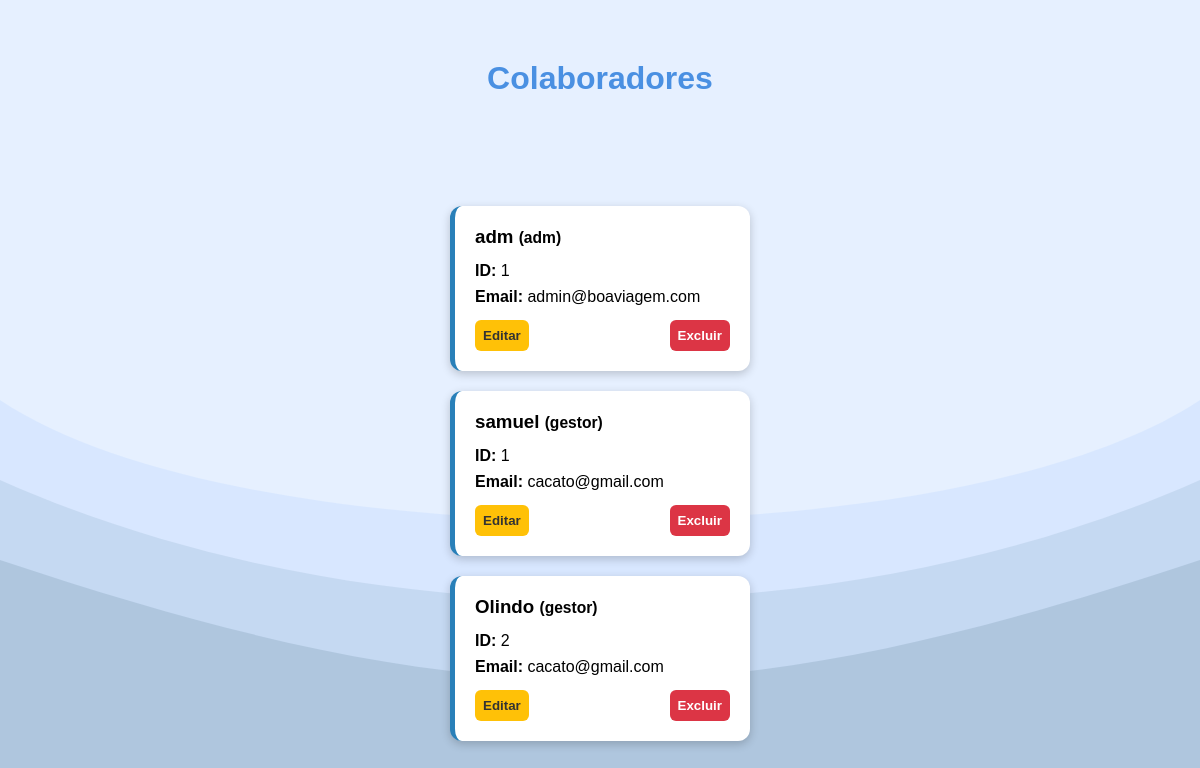
Before: /adm/colaboradores (signed in) with the older database file.
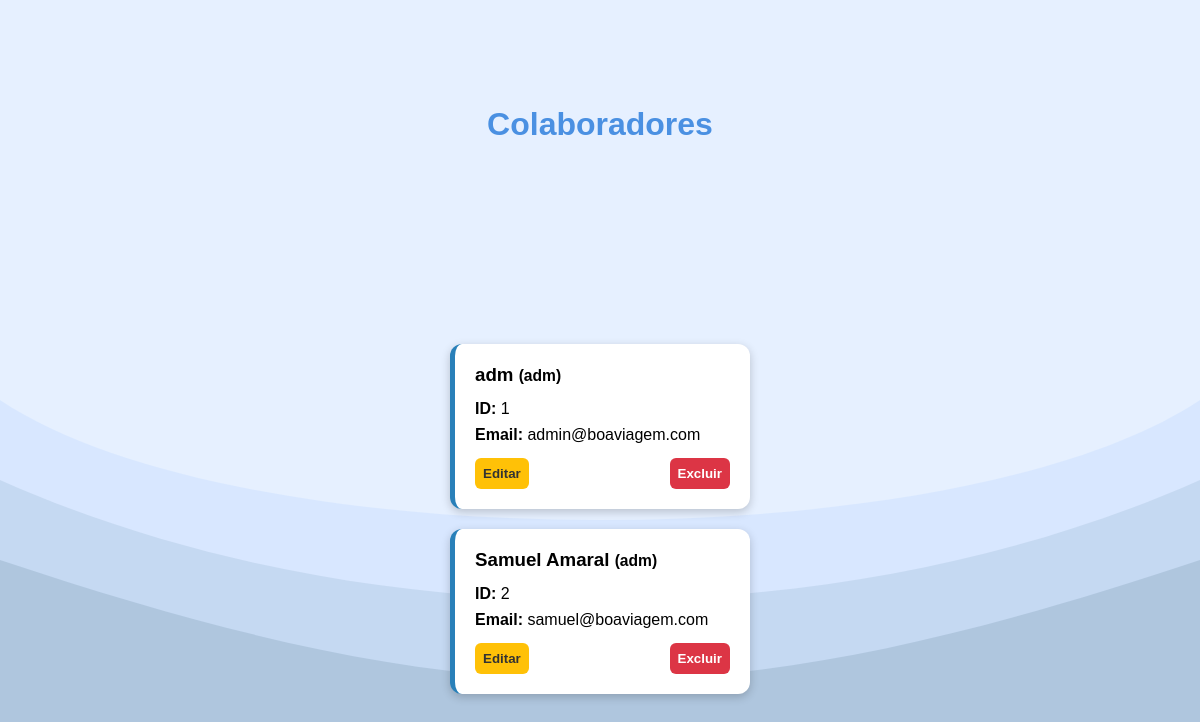
After: the same page with the newer database file.
### Database/models/adm.py (models this page shows)
class Adm(BaseModel):
    id_adm = AutoField()
    nome = CharField(max_length=150)
    email = CharField(max_length=150)
    senha = CharField(max_length=255)
    criado_em = DateTimeField(default=datetime.datetime.now)
    class Meta:
        table_name = "adm"

### Database/models/gestor.py (models this page shows)
class Gestor(BaseModel):
    id_gestor = AutoField()
    nome = CharField(max_length=150)
    email = CharField(max_length=150)
    senha = CharField(max_length=255)
    criado_em = DateTimeField(default=datetime.datetime.now)
    atualizado_em = DateTimeField(default=datetime.datetime.now)
    class Meta:
        table_name = "gestor"

### routes/adm.py (the view, shortened to what this page needs)
@rota_adm.route('/colaboradores', methods=['GET'])
def ver_colaboradores():
    check = validar_adm()
    if check:
        return check
    administradores = list(Adm.select().dicts())
    cuidadores = list(Cuidadores.select().dicts())
    gestores = list(Gestor.select().dicts())
    colaboradores = []
    for adm in administradores:
        colaboradores.append({
            'id': adm['id_adm'],
            'nome': adm['nome'],
            'cargo': 'adm',
            'email': adm.get('email', ''),
            'telefone': '',
            'turno': '',
            'data_contratacao': adm.get('criado_em')
        })
    for g in gestores:
        colaboradores.append({
            'id': g['id_gestor'],
            'nome': g['nome'],
            'cargo': 'gestor',
            'email': g['email'],
            'telefone': '',
            'turno': '',
            'data_contratacao': g.get('criado_em')
        })
    return render_template('adm/vercolaborador.html',colaboradores=colaboradores)

### main.py (called while the page is built)
@app.after_request
def bloquear_cache(response):
    response.headers["Cache-Control"] = "no-store, no-cache, must-revalidate, private"
    response.headers["Pragma"] = "no-cache"
    response.headers["Expires"] = "0"
    return response

### routes/adm.py (called while the page is built)
def validar_adm():
    if 'cargo' not in session:
        return redirect(url_for('home.login'))
    if session.get("cargo") != "adm":
        return redirect(url_for('home.login'))
    return None

### templates/adm/vercolaborador.html (shortened to what this page needs)
<!doctype html>
<html lang="pt-br">
<head>
    <link href='https://unpkg.com/boxicons@2.1.4/css/boxicons.min.css' rel='stylesheet'>
    <link rel="stylesheet" href="{{ url_for('static', filename='css/vercolaborador.css') }}">
</head>
<body>
    <h1>Colaboradores</h1>
    <div class="grid-container">
        {% for colab in colaboradores %}
        <div class="card {{ colab.cargo }}">
            <h3>{{ colab.nome }} <small>({{ colab.cargo }})</small></h3>
            <p><strong>ID:</strong> {{ colab.id }}</p>
            {% if colab.email %}<p><strong>Email:</strong> {{ colab.email }}</p>{% endif %}
            <div class="buttons">
                <form action="{{ url_for('adm.editar_colaborador', cargo=colab.cargo, id=colab.id) }}" method="get" style="display:inline-block;">
                    <button type="submit" class="edit-btn">Editar</button>
                </form>
                <form action="{{ url_for('adm.excluir_colaborador', cargo=colab.cargo, id=colab.id) }}" method="post" style="display:inline-block;">
                    <button type="submit" class="delete-btn">Excluir</button>
                </form>
            </div>
        </div>
        {% endfor %}
    </div>
</body>
</html>

### static/css/vercolaborador.css (style rules this page uses)
* { margin: 0; padding: 0; box-sizing: border-box; }
body { display: grid; place-items: center; min-height: 100vh; background-color: #e6f0ff; background-size: cover; background-position: center; }
body { font-family: Arial, sans-serif; background-color: #e6f0ff; padding: 20px; }
h1 { text-align: center; color: #4a90e2; margin-bottom: 30px; }
.grid-container { display: grid; grid-template-columns: repeat(auto-fill, minmax(300px, 1fr)); gap: 20px; }
.card { background-color: #fff; padding: 20px; border-radius: 12px; box-shadow: 0 3px 10px rgba(0,0,0,0.2); border-left: 5px solid #2980b9; display: flex; flex-direction: column; justify-content: space-between; }
.card h3 { margin-top: 0; margin-bottom: 10px; }
.card p { margin: 4px 0; }
.card .buttons { margin-top: 10px; display: flex; justify-content: space-between; gap: 10px; }
.card button { flex: 1; padding: 8px; font-weight: bold; border: none; border-radius: 6px; cursor: pointer; transition: all 0.2s; }
.edit-btn { background-color: #ffc107; color: #333; }
.delete-btn { background-color: #dc3545; color: #fff; }

Changed rows visible on the page:
removed Gestor: nome "samuel", cargo "gestor", id "1", email "cacato@gmail.com"
removed Gestor: nome "Olindo", cargo "gestor", id "2", email "cacato@gmail.com"
added Adm: nome "Samuel Amaral", cargo "adm", id "2", email "samuel@boaviagem.com"
